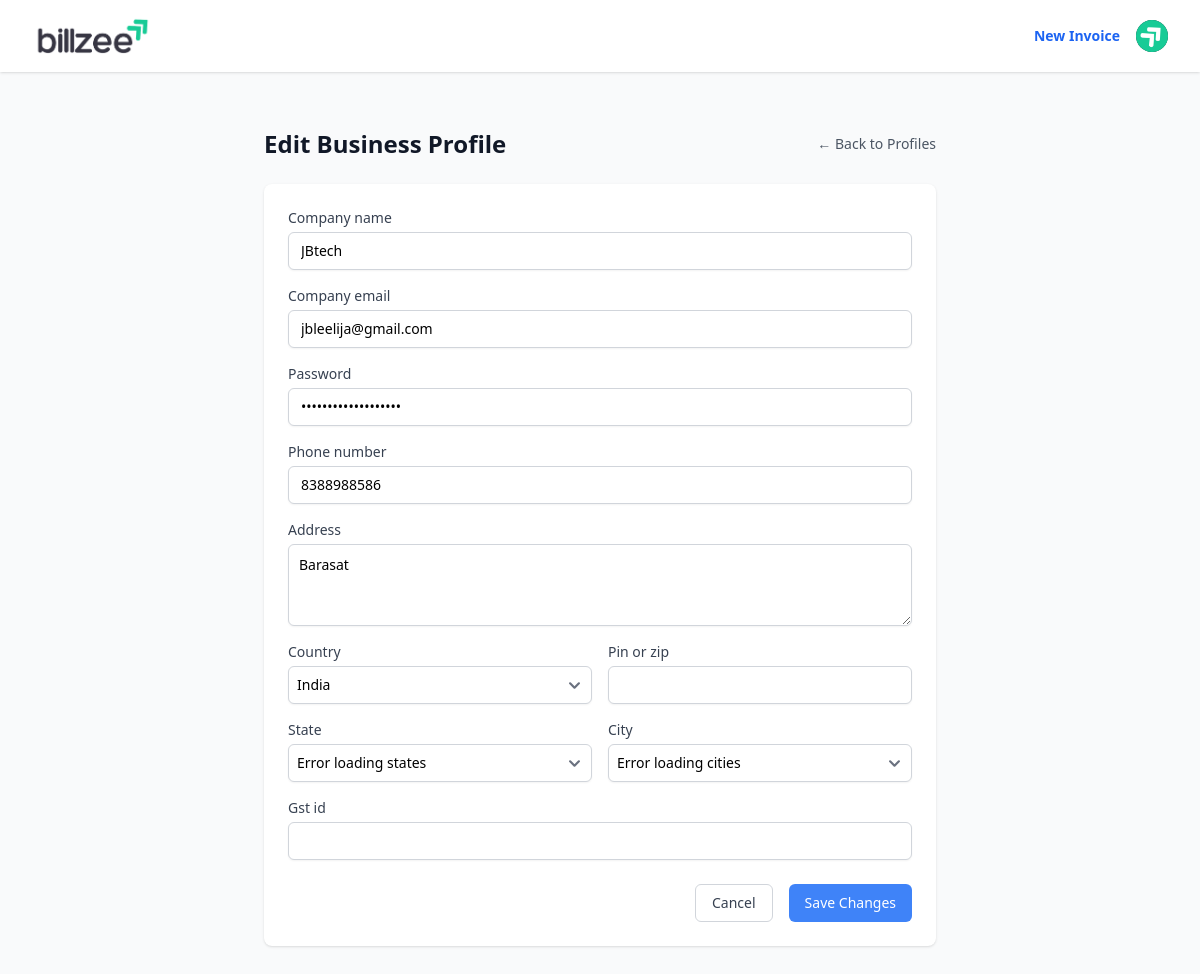
Page /users/profiles/4/edit/ (signed in) on the earlier database version.
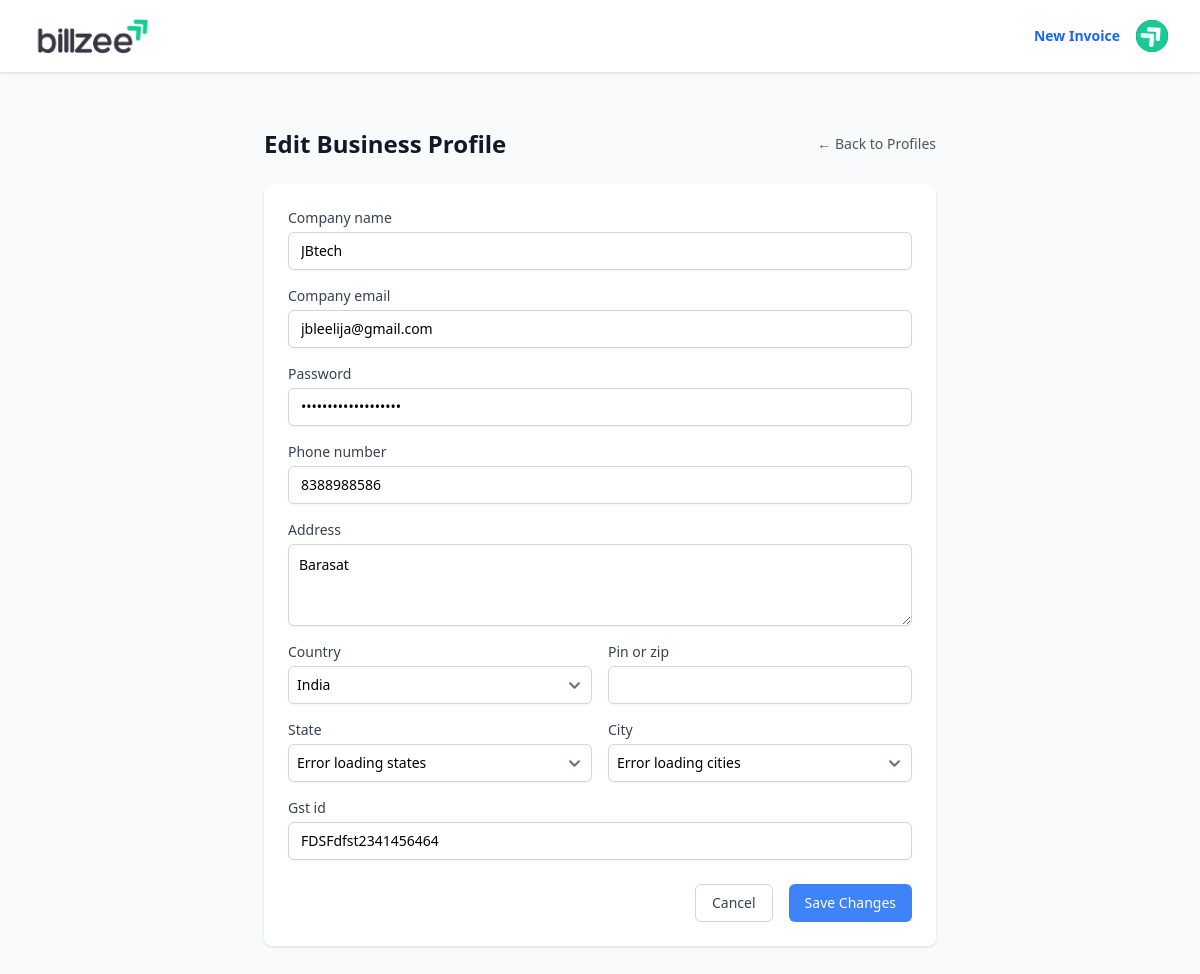
Same page on the later database version.
### users/models.py (models this page shows, shortened)
class Profile(models.Model):
    user = models.ForeignKey(CustomUser, on_delete=models.CASCADE, related_name='profiles')
    is_active = models.BooleanField(default=False)
    company_name = models.CharField(max_length=100)
    company_email = models.EmailField()
    password = models.CharField(max_length=128, default='')
    phone_number = models.CharField(max_length=20)
    address = models.TextField()
    city = models.CharField(max_length=100, blank=True)
    state = models.CharField(max_length=100, blank=True)
    country = models.CharField(max_length=100)
    pin_or_zip = models.CharField(max_length=7, blank=True)
    gst_id = models.CharField(max_length=20, blank=True)
    created_at = models.DateTimeField(auto_now_add=True)
    updated_at = models.DateTimeField(auto_now=True)
    class Meta:
        constraints = [
            models.UniqueConstraint(
                fields=['user', 'is_active'],
                condition=models.Q(is_active=True),
                name='unique_active_profile'
            )
        ]

### users/views.py (the view)
# urls.py: path('profiles/<int:pk>/edit/', views.profile_edit, name='profile_edit'),
@login_required
def profile_edit(request, pk):
    profile = get_object_or_404(Profile, pk=pk, user=request.user)
    if request.method == 'POST':
        form = ProfileForm(request.POST, instance=profile)
        if form.is_valid():
            form.save()
            messages.success(request, 'Business profile updated successfully!')
            return redirect('users:profile_list')
    else:
        form = ProfileForm(instance=profile)
    return render(request, 'users/profile_form.html', {
        'form': form,
        'profile': profile,
        'title': 'Edit Business Profile'
    })

### users/forms.py (shortened to what this page needs)
class ProfileForm(forms.ModelForm):
    country = forms.ChoiceField(
        choices=[],  # Will be set dynamically in __init__
        widget=forms.Select(attrs={
            'id': 'id_country',
            'class': 'country-selector p-4'
        })
    )
    class Meta:
        model = Profile
        fields = [
            'company_name', 'company_email', 'password', 'phone_number', 'address',
            'city', 'state', 'country', 'pin_or_zip', 'gst_id'
        ]
        widgets = {
            'address': forms.Textarea(attrs={'rows': 3, 'style': 'padding: 10px;'}),
            'password': forms.PasswordInput(render_value=True),
            'gst_id': forms.TextInput(attrs={'data-india-only': 'true'}),
            'state': forms.Select(choices=[]),
            'city': forms.Select(choices=[]),
        }
    def __init__(self, *args, **kwargs):
        super().__init__(*args, **kwargs)
        self.fields['country'].choices = get_country_choices()  # Fetch countries dynamically
        self.fields['gst_id'].required = False  # GST ID is optional initially

### users/templatetags/form_filters.py (called while the page is built)
@register.filter(name='addclass')
def addclass(field, css_class):
    return field.as_widget(attrs={"class": css_class})

### users/templates/users/profile_form.html (shortened to what this page needs)
{% extends 'base.html' %}
{% load static %}
{% load form_filters %}
{% block content %}
<div class="container mx-auto px-4 py-8">
    <div class="max-w-2xl mx-auto">
        <div class="flex items-center justify-between mb-6">
            <h1 class="text-2xl font-bold text-gray-900">
                {% if profile %}Edit{% else %}Create{% endif %} Business Profile
            </h1>
            <a href="{% url 'users:profile_list' %}" class="text-sm text-gray-600 hover:text-gray-900">
                ← Back to Profiles
            </a>
        </div>
        <form method="post" class="bg-white rounded-lg shadow p-6">
            {% for field in form %}
                {% if field.name in 'company_name company_email password phone_number address' %}
                <div class="mb-4">
                    <label for="{{ field.id_for_label }}" class="block text-sm font-medium text-gray-700 mb-1">
                        {{ field.label }}
                    </label>
                    <div class="mt-1">
                        {{ field|addclass:"block w-full rounded-md border-gray-300 shadow-sm focus:border-blue-500 focus:ring-blue-500 sm:text-sm" }}
                    </div>
                </div>
                {% endif %}
            {% endfor %}
            <div class="grid grid-cols-2 gap-4 mb-4">
                <div class="col-span-1">
                    <label for="{{ form.country.id_for_label }}" class="block text-sm font-medium text-gray-700 mb-1">
                        {{ form.country.label }}
                    </label>
                    {{ form.country|addclass:"block w-full rounded-md border-gray-300 shadow-sm focus:border-blue-500 focus:ring-blue-500 sm:text-sm p-2" }}
                </div>
                <div class="col-span-1 relative">
                    <label for="{{ form.pin_or_zip.id_for_label }}" class="block text-sm font-medium text-gray-700 mb-1">
                        {{ form.pin_or_zip.label }}
                    </label>
                    {{ form.pin_or_zip|addclass:"block w-full rounded-md border-gray-300 shadow-sm focus:border-blue-500 focus:ring-blue-500 sm:text-sm" }}
                </div>
            </div>
            <div class="grid grid-cols-2 gap-4 mb-4">
                <div>
                    <label for="{{ form.state.id_for_label }}" class="block text-sm font-medium text-gray-700 mb-1">
                        {{ form.state.label }}
                    </label>
                    {{ form.state|addclass:"block w-full rounded-md border-gray-300 shadow-sm focus:border-blue-500 focus:ring-blue-500 sm:text-sm p-2" }}
                </div>
                <div>
                    <label for="{{ form.city.id_for_label }}" class="block text-sm font-medium text-gray-700 mb-1">
                        {{ form.city.label }}
                    </label>
                    {{ form.city|addclass:"block w-full rounded-md border-gray-300 shadow-sm focus:border-blue-500 focus:ring-blue-500 sm:text-sm p-2" }}
                </div>
            </div>
            <div class="mb-4" id="gst-field-container" style="display: none;">
                <label for="{{ form.gst_id.id_for_label }}" class="block text-sm font-medium text-gray-700 mb-1">
                    {{ form.gst_id.label }}
                </label>
                <div class="mt-1">
                    {{ form.gst_id|addclass:"block w-full rounded-md border-gray-300 shadow-sm focus:border-blue-500 focus:ring-blue-500 sm:text-sm" }}
                </div>
            </div>
            <div class="flex justify-end gap-4 mt-6">
                <a href="{% url 'users:profile_list' %}" class="px-4 py-2 border border-gray-300 rounded-md text-sm font-medium text-gray-700 hover:bg-gray-50">
                    Cancel
                </a>
                <button type="submit" class="px-4 py-2 bg-blue-500 text-white rounded-md text-sm font-medium hover:bg-blue-600">
                    {% if profile %}Save Changes{% else %}Create Profile{% endif %}
                </button>
            </div>
        </form>
    </div>
</div>
{% endblock %}

Differences in the rows shown:
changed Profile "JBtech": gst_id (not shown) → "FDSFdfst2341456464"
